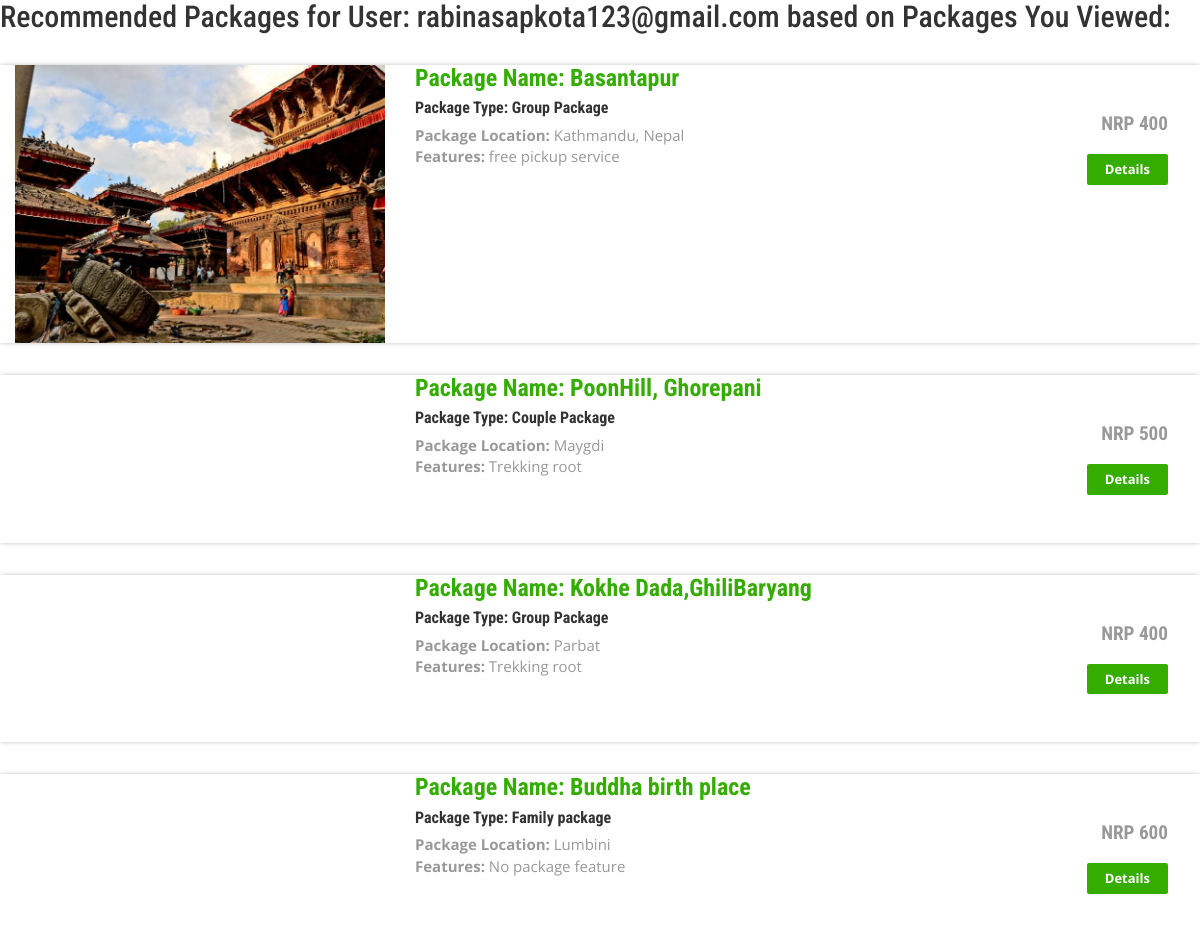
Page /algo.php (signed in) on the committed database.
### tables this page shows
CREATE TABLE `tbltourpackages` (
  `PackageId` int(11) NOT NULL,
  `PackageName` varchar(200) DEFAULT NULL,
  `PackageType` varchar(150) DEFAULT NULL,
  `PackageLocation` varchar(100) DEFAULT NULL,
  `PackagePrice` int(11) DEFAULT NULL,
  `PackageFetures` varchar(255) DEFAULT NULL,
  `PackageDetails` mediumtext DEFAULT NULL,
  `PackageImage` varchar(100) DEFAULT NULL,
  `Creationdate` timestamp NULL DEFAULT current_timestamp(),
  `UpdationDate` timestamp NULL DEFAULT NULL ON UPDATE current_timestamp()
);

### algo.php (the view, shortened to what this page needs)
<?php
if (isset($_SESSION['login'])) {
    $useremail = $_SESSION['login'];
    $conn = new mysqli("localhost", "root", "", "tms");
    function compute_similarity($package1, $package2) {
        $type_similarity = ($package1['PackageType'] === $package2['PackageType']) ? 1 : 0;
        $activities1 = explode(", ", $package1['PackageFetures']);
        $activities2 = explode(", ", $package2['PackageFetures']);
        $intersection = count(array_intersect($activities1, $activities2));
        $union = count(array_unique(array_merge($activities1, $activities2)));
        $activity_similarity = $union > 0 ? $intersection / $union : 0;
        return 0.7 * $type_similarity + 0.3 * $activity_similarity;
    }
    function build_similarity_matrix($conn) {
        $packages = [];
        $result = $conn->query("SELECT * FROM tbltourpackages");
        if ($result->num_rows > 0) {
            while ($row = $result->fetch_assoc()) {
                if (isset($row['PackageId'])) {
                    $packages[$row['PackageId']] = $row;
                }
            }
        } else {
            echo "No packages found in the database.";
            return [];
        }
        $similarity_matrix = [];
        foreach ($packages as $id1 => $package1) {
            foreach ($packages as $id2 => $package2) {
                if ($id1 !== $id2) {
                    $similarity_matrix[$id1][$id2] = compute_similarity($package1, $package2);
                }
            }
        }
        return $similarity_matrix;
    }
    function recommend_packages($useremail, $conn, $similarity_matrix) {
        $user_packages = [];
        $stmt = $conn->prepare("SELECT PackageID FROM userpackageviews WHERE EmailId = ?");
        $stmt->bind_param("s", $useremail);
        $stmt->execute();
        $result = $stmt->get_result();
        while ($row = $result->fetch_assoc()) {
            $user_packages[] = $row['PackageID'];
        }
        $recommendations = [];
        foreach ($user_packages as $packageId) {
            if (isset($similarity_matrix[$packageId])) {
                foreach ($similarity_matrix[$packageId] as $similar_package => $similarity_score) {
                    if (!in_array($similar_package, $user_packages)) {
                        $recommendations[$similar_package] = (isset($recommendations[$similar_package]) ? $recommendations[$similar_package] : 0) + $similarity_score;
                    }
                }
            }
        }
        arsort($recommendations);
        return $recommendations;
    }
    $similarity_matrix = build_similarity_matrix($conn);
    $recommendations = recommend_packages($useremail, $conn, $similarity_matrix);
    echo "<h2>Recommended Packages for User: $useremail based on Packages You Viewed:</h2>";
    if (!empty($recommendations)) {
        foreach ($recommendations as $packageId => $score) {
            $stmt = $conn->prepare("SELECT PackageName, PackageType, PackageImage, PackageLocation, PackageFetures, PackagePrice, PackageId FROM tbltourpackages WHERE PackageID = ?");
            $stmt->bind_param("i", $packageId);
            $stmt->execute();
            $result = $stmt->get_result();
            if ($result->num_rows > 0) {
                $package = $result->fetch_assoc();
                ?>
                <div class="rom-btm">
                    <div class="col-md-4 room-left wow fadeInLeft animated" data-wow-delay=".5s">
                        <img src="admin/PackageImage/<?php echo htmlentities($package['PackageImage']); ?>" class="img-responsive" alt="">
                    </div>
                    <div class="col-md-5 room-middle wow fadeInUp animated" data-wow-delay=".5s">
                        <h4>Package Name: <?php echo htmlentities($package['PackageName']); ?></h4>
                        <h6>Package Type: <?php echo htmlentities($package['PackageType']); ?></h6>
                        <p><b>Package Location:</b> <?php echo htmlentities($package['PackageLocation']); ?></p>
                        <p><b>Features:</b> <?php echo htmlentities($package['PackageFetures']); ?></p>
                    </div>
                    <div class="col-md-3 room-right wow fadeInRight animated" data-wow-delay=".5s">
                        <h5>NRP <?php echo htmlentities($package['PackagePrice']); ?></h5>
                        <a href="package-details.php?pkgid=<?php echo htmlentities($package['PackageId']); ?>" class="view">Details</a>
                    </div>
                    <div class="clearfix"></div>
                </div>
                <?php
            } else {
                echo "Package not found.";
            }
        }
    } else {
        echo "<p>No recommendations available.</p>";
    }
} else {
    echo "No user ID found in session. Please log in.";
}
?>
<!DOCTYPE html>
<html lang="en">
<head>
<link href="css/bootstrap.css" rel='stylesheet' type='text/css' />
<link href="css/style.css" rel='stylesheet' type='text/css' />
<link href="css/font-awesome.css" rel="stylesheet">
<link href="css/animate.css" rel="stylesheet" type="text/css" media="all">
</head>
</html>

### css/style.css (style rules this page uses)
html, body { font-size: 100%; background: #fff; font-family: 'Open Sans', sans-serif; }
body a,.grid_1,plan_1,plan_1.one,plan_1.two,i.icon1, i.icon2, i.icon3, i.icon4, i.icon5, i.icon6 { transition:0.5s all; -webkit-transition:0.5s all; -moz-transition:0.5s all; -o-transition:0.5s all; -ms-transition:0.5s all; }
h1,h2,h3,h4,h5,h6 { margin:0; font-family: 'Roboto Condensed', sans-serif; }
p { margin:0; }
a.view { padding: 6px 18px; font-weight: 700; color: #fff; background-color: #34ad00; border: 0; font-size: 13px; border-radius: 2px; -webkit-transition: all .2s; -moz-transition: all .2s; transition: all .2s; margin-top: 20px; display: inline-block; }
.rom-btm { margin-top: 2em; box-shadow: 0px 0px 5px -1px rgba(0, 0, 0, 0.37); }
.rom-btm h4 { font-size: 1.5em; font-weight: 700; color: #34ad00; }
.rom-btm p { font-size: 15px; color: #999; }
.rom-btm h6 { font-size: 1em; font-weight: 700; margin: 0.5em 0; }
.room-right { text-align: right; padding: 3em 2em; }
.rom-btm h5 { font-size: 1.2em; font-weight: 700; color: #999; }

### rows in the picture
tbltourpackages: PackageImage (picture), PackageName "Basantapur", PackageType "Group Package", PackageLocation "Kathmandu, Nepal", PackageFetures "free pickup service", PackagePrice "400"
tbltourpackages: PackageName "PoonHill, Ghorepani", PackageType "Couple Package", PackageLocation "Maygdi", PackageFetures "Trekking root", PackagePrice "500"
tbltourpackages: PackageName "Kokhe Dada,GhiliBaryang", PackageType "Group Package", PackageLocation "Parbat", PackageFetures "Trekking root", PackagePrice "400"
tbltourpackages: PackageName "Buddha birth place", PackageType "Family package", PackageLocation "Lumbini", PackageFetures "No package feature", PackagePrice "600"

### other values in the picture
$useremail "rabinasapkota123@gmail.com"
